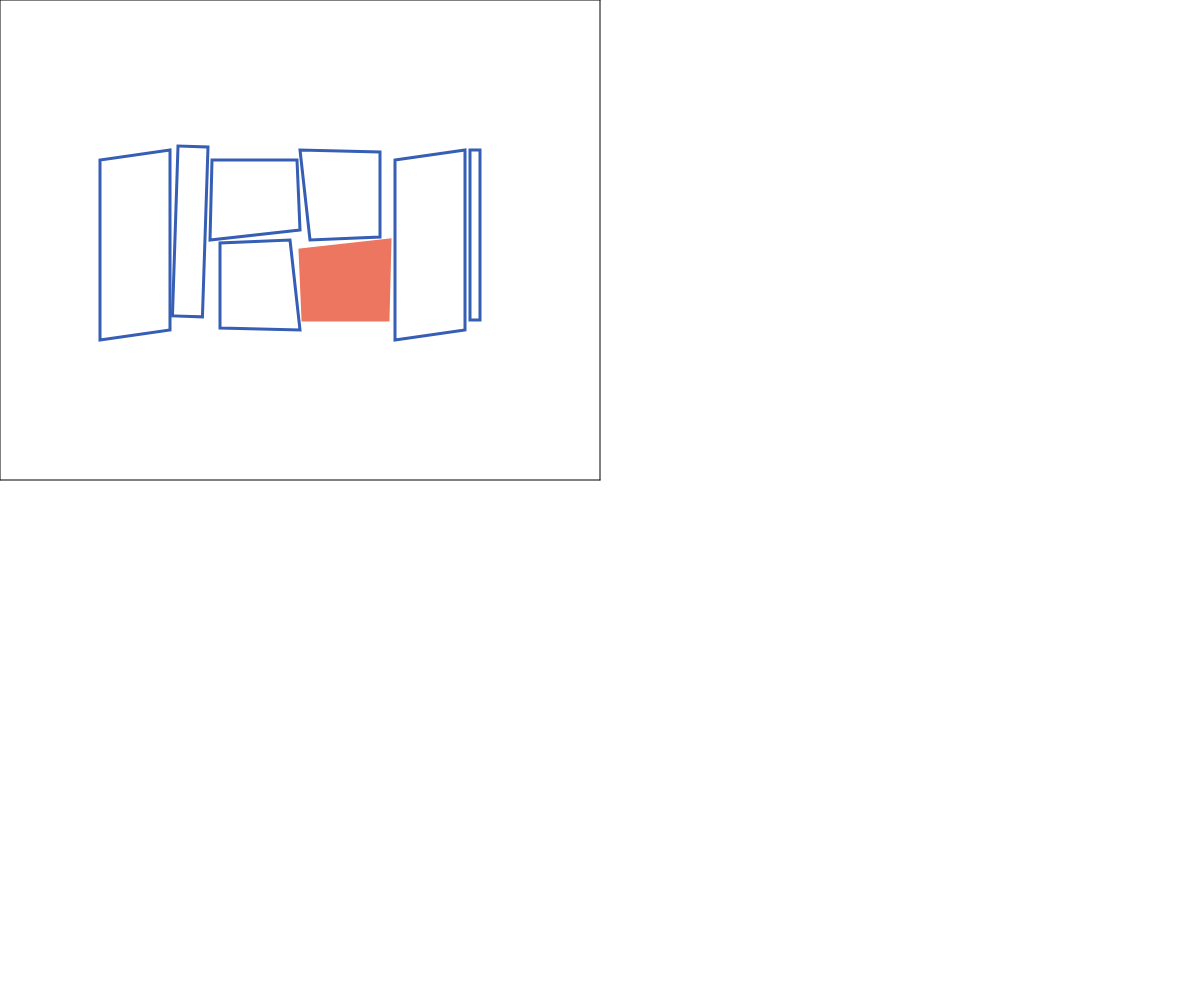
Frame 1 (no input)
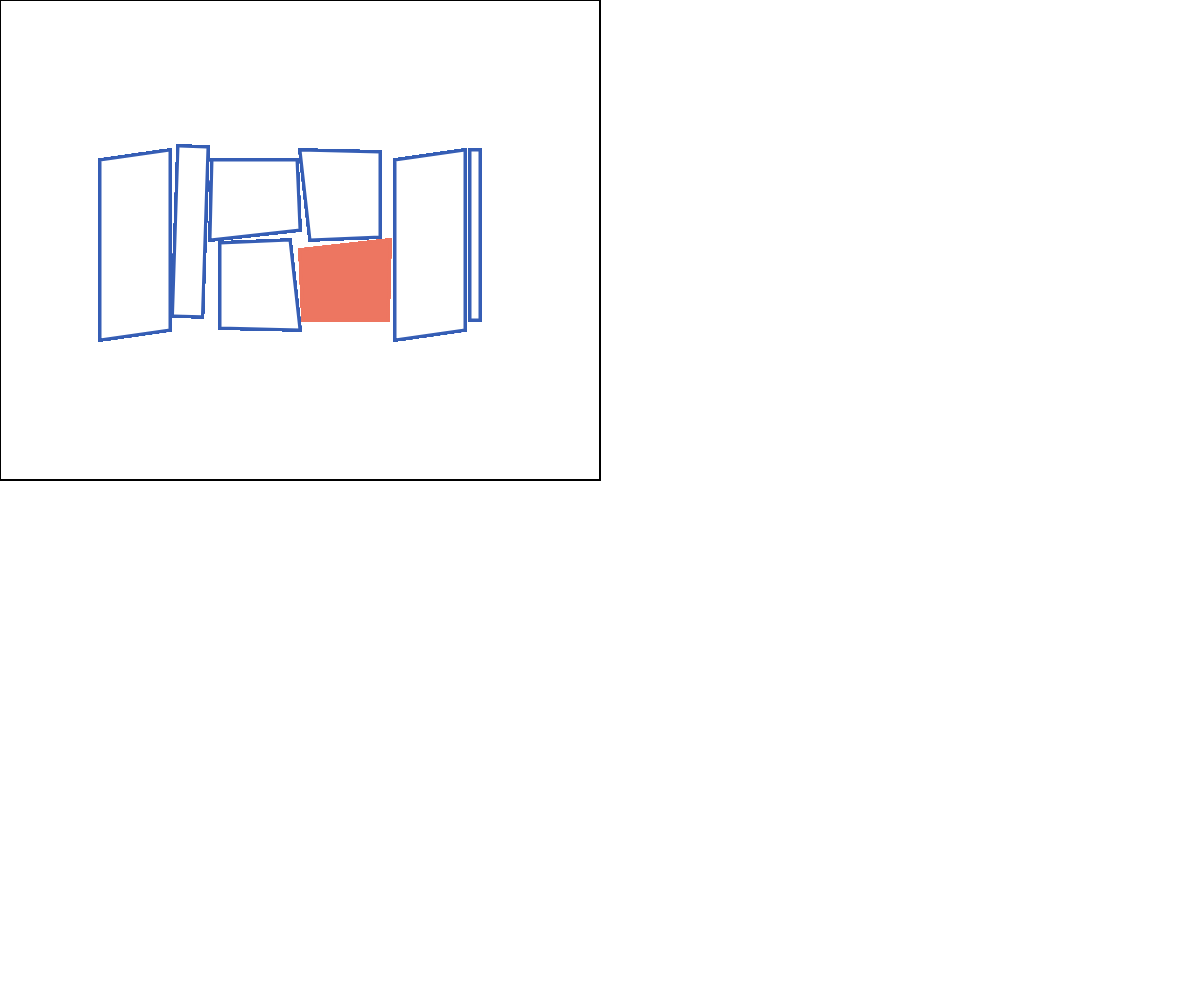
Frame 60 (no input)
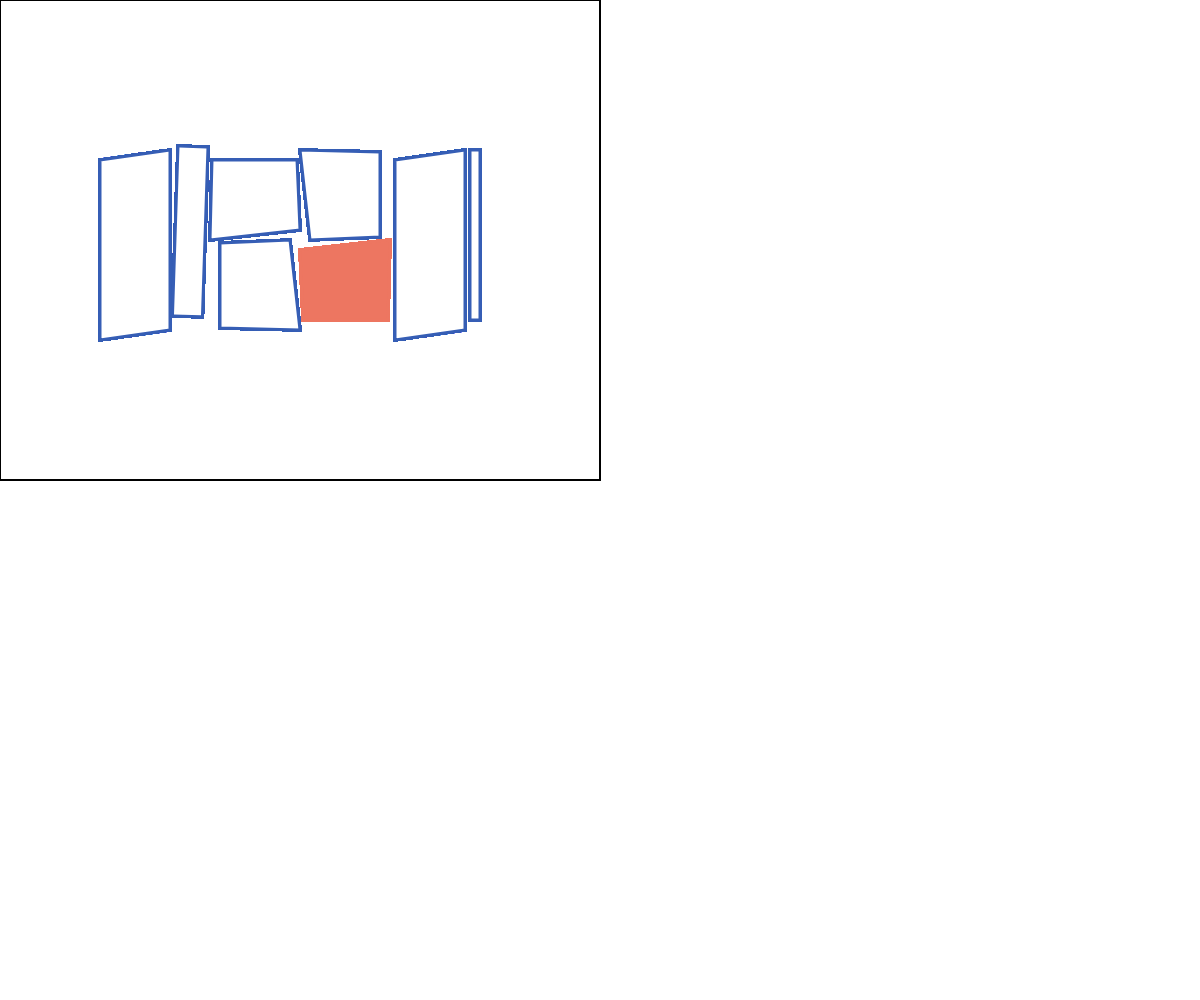
Frame 120 (the mouse pressed at the canvas centre since frame 60)

The p5.js sketch that drew these frames (run headless with seeded random() and noise() and a simulated clock; from frame 60 on, the mouse is pressed at the canvas centre):

// p5.js sketch
// ── sketch.js
let width = 600;
let height = 480;
function setup() {
    createCanvas(windowWidth, windowHeight); // w, h
}

function draw() {
    // draw a rectangle to define the area
    stroke(0);
    strokeWeight(1);
    line(0,0,width,0);
    line(0,0,0,height);
    line(width,0,width,height);
    line(0,height,width,height);

    translate(width/2, height/2);
    fill(255);
    stroke(237, 118, 97);
    fill(237, 118, 97);
    strokeWeight(3);
    quad(0, 10, 90, 0, 88, 80, 3, 80);
    rotate(PI/2);
    stroke(54,94,181);
    fill(255);
    quad(0, 10, 90, 0, 88, 80, 3, 80);
    rotate(PI/2);
    quad(0, 10, 90, 0, 88, 80, 3, 80);
    rotate(PI/2);
    quad(0, 10, 90, 0, 88, 80, 3, 80);
    rotate(PI/2);
    quad(95,-80,165,-90,165,90,95,100);
    rect(170, -90, 10, 170);
    quad(-130,-90,-200,-80,-200,100,-130,90);
    rotate(PI/96);
    rect(-125, -90, 30, 170);
    
}
